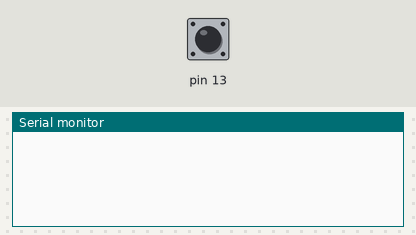
The sketch below on a simulated Arduino Uno, built with avr-gcc and run on an emulated ATmega328P. On the bench: the last lines printed to the serial monitor. The test bench sets the inputs (shaded band); at power-on: pin 13 HIGH.

Above: at 1.2 s.
1.3 s: pin 13 pulled LOW for 0.15 s
At 1.9 s:
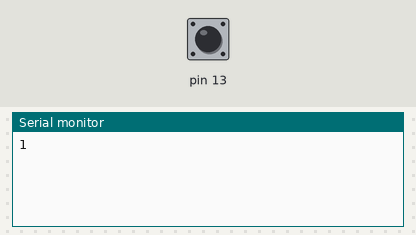
3.8 s: pin 13 pulled LOW for 1 s
At 4.6 s:
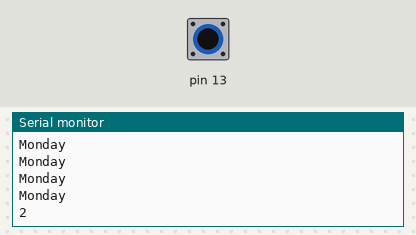
6.7 s: pin 13 pulled LOW for 0.15 s
At 7.5 s:
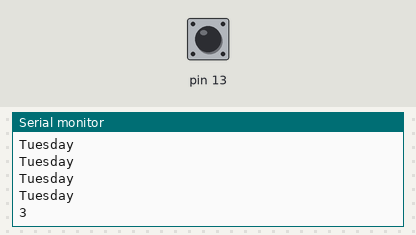
9.6 s: pin 13 pulled LOW for 1 s
At 10.4 s:
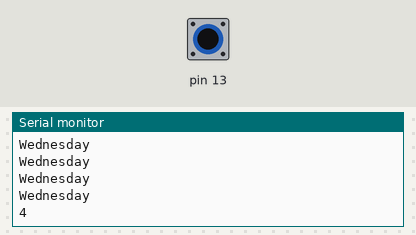
12.5 s: pin 13 pulled LOW for 3.2 s
At 16.7 s:
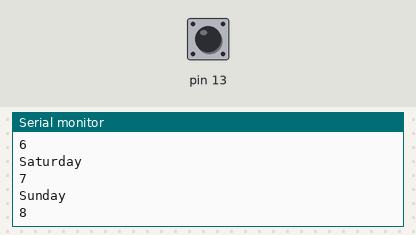
17.2 s: pin 13 pulled LOW for 3.2 s
At 17.6 s:
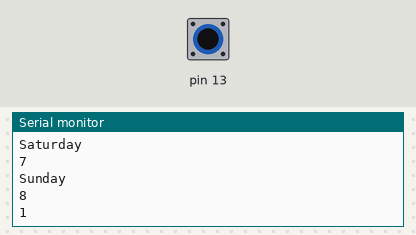
Timing chart, 0 to 20.2 s (numbered marks = the images above; inputs shaded):
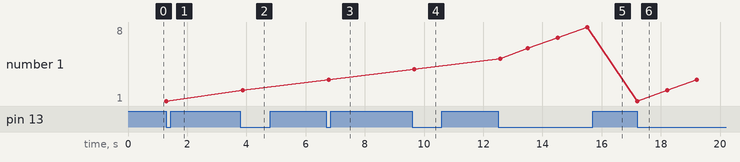

Measured:
- after the input at 1.3 s, the serial monitor: prints a new line at once (image 1)
- after the input at 3.8 s, the serial monitor: prints a new line after 0.07 s (image 2)
- after the input at 6.7 s, the serial monitor: prints a new line after 0.07 s (image 3)
- after the input at 9.6 s, the serial monitor: prints a new line after 0.08 s (image 4)
- after the input at 12.5 s, the serial monitor: prints a new line after 0.07 s (image 5)
- after the input at 17.2 s, the serial monitor: prints a new line at once (image 6)
- plotted number 1: 1 → 2 after the input at 3.8 s, 2 → 3 after the input at 6.7 s, 3 → 4 after the input at 9.6 s, 4 → 8 after the input at 12.5 s, 8 → 4 after the input at 17.2 s

The sketch:

Switchcase_weeks.ino
```cpp
int a=0;
void setup() {
  Serial.begin(9600);
  pinMode(13,INPUT_PULLUP);
}

void loop() {
if(digitalRead(13)==0){
  a++;
  Serial.println(a);
  delay(1000);
  }
switch(a){
  case 1:{Serial.println("Monday");break;} //можно без скобок?
  case 2:{Serial.println("Tuesday");break;}
  case 3:{Serial.println("Wednesday");break;}
  case 4:{Serial.println("Thursday");break;}
  case 5:{Serial.println("Friday");break;}
  case 6:{Serial.println("Saturday");break;}
  case 7:{Serial.println("Sunday");break;}
  default:{a=0;}
  }}
```
